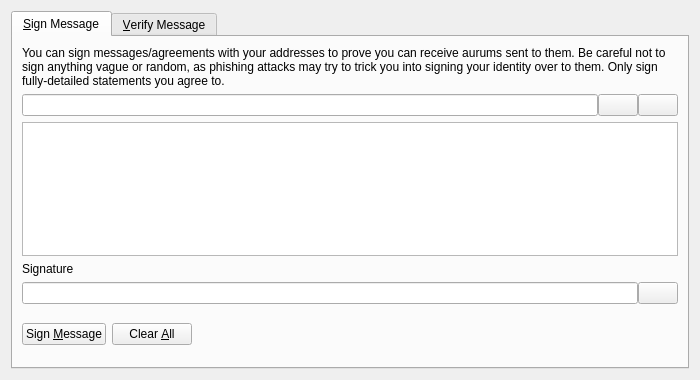
<?xml version="1.0" encoding="UTF-8"?>
<ui version="4.0">
 <class>SignVerifyMessageDialog</class>
 <widget class="QDialog" name="SignVerifyMessageDialog">
  <property name="geometry">
   <rect>
    <x>0</x>
    <y>0</y>
    <width>700</width>
    <height>380</height>
   </rect>
  </property>
  <property name="windowTitle">
   <string>Signatures - Sign / Verify a Message</string>
  </property>
  <property name="modal">
   <bool>true</bool>
  </property>
  <layout class="QVBoxLayout" name="verticalLayout">
   <item>
    <widget class="QTabWidget" name="tabWidget">
     <property name="currentIndex">
      <number>0</number>
     </property>
     <widget class="QWidget" name="tabSignMessage">
      <attribute name="title">
       <string>&amp;Sign Message</string>
      </attribute>
      <layout class="QVBoxLayout" name="verticalLayout_SM">
       <item>
        <widget class="QLabel" name="infoLabel_SM">
         <property name="text">
          <string>You can sign messages/agreements with your addresses to prove you can receive aurums sent to them. Be careful not to sign anything vague or random, as phishing attacks may try to trick you into signing your identity over to them. Only sign fully-detailed statements you agree to.</string>
         </property>
         <property name="textFormat">
          <enum>Qt::PlainText</enum>
         </property>
         <property name="wordWrap">
          <bool>true</bool>
         </property>
        </widget>
       </item>
       <item>
        <layout class="QHBoxLayout" name="horizontalLayout_1_SM">
         <property name="spacing">
          <number>0</number>
         </property>
         <item>
          <widget class="QValidatedLineEdit" name="addressIn_SM">
           <property name="toolTip">
            <string>The Aurum Crypto Gold address to sign the message with</string>
           </property>
          </widget>
         </item>
         <item>
          <widget class="QPushButton" name="addressBookButton_SM">
           <property name="toolTip">
            <string>Choose previously used address</string>
           </property>
           <property name="text">
            <string/>
           </property>
           <property name="icon">
            <iconset resource="../bitcoin.qrc">
             <normaloff>:/icons/address-book</normaloff>:/icons/address-book</iconset>
           </property>
           <property name="shortcut">
            <string>Alt+A</string>
           </property>
           <property name="autoDefault">
            <bool>false</bool>
           </property>
          </widget>
         </item>
         <item>
          <widget class="QPushButton" name="pasteButton_SM">
           <property name="toolTip">
            <string>Paste address from clipboard</string>
           </property>
           <property name="text">
            <string/>
           </property>
           <property name="icon">
            <iconset resource="../bitcoin.qrc">
             <normaloff>:/icons/editpaste</normaloff>:/icons/editpaste</iconset>
           </property>
           <property name="shortcut">
            <string>Alt+P</string>
           </property>
           <property name="autoDefault">
            <bool>false</bool>
           </property>
          </widget>
         </item>
        </layout>
       </item>
       <item>
        <widget class="QPlainTextEdit" name="messageIn_SM">
         <property name="toolTip">
          <string>Enter the message you want to sign here</string>
         </property>
        </widget>
       </item>
       <item>
        <widget class="QLabel" name="signatureLabel_SM">
         <property name="text">
          <string>Signature</string>
         </property>
         <property name="textFormat">
          <enum>Qt::PlainText</enum>
         </property>
        </widget>
       </item>
       <item>
        <layout class="QHBoxLayout" name="horizontalLayout_2_SM">
         <property name="spacing">
          <number>0</number>
         </property>
         <item>
          <widget class="QLineEdit" name="signatureOut_SM">
           <property name="font">
            <font>
             <italic>true</italic>
            </font>
           </property>
           <property name="readOnly">
            <bool>true</bool>
           </property>
          </widget>
         </item>
         <item>
          <widget class="QPushButton" name="copySignatureButton_SM">
           <property name="toolTip">
            <string>Copy the current signature to the system clipboard</string>
           </property>
           <property name="text">
            <string/>
           </property>
           <property name="icon">
            <iconset resource="../bitcoin.qrc">
             <normaloff>:/icons/editcopy</normaloff>:/icons/editcopy</iconset>
           </property>
           <property name="autoDefault">
            <bool>false</bool>
           </property>
          </widget>
         </item>
        </layout>
       </item>
       <item>
        <layout class="QHBoxLayout" name="horizontalLayout_3_SM">
         <item>
          <widget class="QPushButton" name="signMessageButton_SM">
           <property name="toolTip">
            <string>Sign the message to prove you own this Aurum Crypto Gold address</string>
           </property>
           <property name="text">
            <string>Sign &amp;Message</string>
           </property>
           <property name="icon">
            <iconset resource="../bitcoin.qrc">
             <normaloff>:/icons/edit</normaloff>:/icons/edit</iconset>
           </property>
           <property name="autoDefault">
            <bool>false</bool>
           </property>
          </widget>
         </item>
         <item>
          <widget class="QPushButton" name="clearButton_SM">
           <property name="toolTip">
            <string>Reset all sign message fields</string>
           </property>
           <property name="text">
            <string>Clear &amp;All</string>
           </property>
           <property name="icon">
            <iconset resource="../bitcoin.qrc">
             <normaloff>:/icons/remove</normaloff>:/icons/remove</iconset>
           </property>
           <property name="autoDefault">
            <bool>false</bool>
           </property>
          </widget>
         </item>
         <item>
          <spacer name="horizontalSpacer_1_SM">
           <property name="orientation">
            <enum>Qt::Horizontal</enum>
           </property>
           <property name="sizeHint" stdset="0">
            <size>
             <width>40</width>
             <height>48</height>
            </size>
           </property>
          </spacer>
         </item>
         <item>
          <widget class="QLabel" name="statusLabel_SM">
           <property name="font">
            <font>
             <weight>75</weight>
             <bold>true</bold>
            </font>
           </property>
           <property name="text">
            <string/>
           </property>
           <property name="wordWrap">
            <bool>true</bool>
           </property>
          </widget>
         </item>
         <item>
          <spacer name="horizontalSpacer_2_SM">
           <property name="orientation">
            <enum>Qt::Horizontal</enum>
           </property>
           <property name="sizeHint" stdset="0">
            <size>
             <width>40</width>
             <height>48</height>
            </size>
           </property>
          </spacer>
         </item>
        </layout>
       </item>
      </layout>
     </widget>
     <widget class="QWidget" name="tabVerifyMessage">
      <attribute name="title">
       <string>&amp;Verify Message</string>
      </attribute>
      <layout class="QVBoxLayout" name="verticalLayout_VM">
       <item>
        <widget class="QLabel" name="infoLabel_VM">
         <property name="text">
          <string>Enter the receiver's address, message (ensure you copy line breaks, spaces, tabs, etc. exactly) and signature below to verify the message. Be careful not to read more into the signature than what is in the signed message itself, to avoid being tricked by a man-in-the-middle attack. Note that this only proves the signing party receives with the address, it cannot prove sendership of any transaction!</string>
         </property>
         <property name="textFormat">
          <enum>Qt::PlainText</enum>
         </property>
         <property name="alignment">
          <set>Qt::AlignLeading|Qt::AlignLeft|Qt::AlignTop</set>
         </property>
         <property name="wordWrap">
          <bool>true</bool>
         </property>
        </widget>
       </item>
       <item>
        <layout class="QHBoxLayout" name="horizontalLayout_1_VM">
         <property name="spacing">
          <number>0</number>
         </property>
         <item>
          <widget class="QValidatedLineEdit" name="addressIn_VM">
           <property name="toolTip">
            <string>The Aurum Crypto Gold address the message was signed with</string>
           </property>
          </widget>
         </item>
         <item>
          <widget class="QPushButton" name="addressBookButton_VM">
           <property name="toolTip">
            <string>Choose previously used address</string>
           </property>
           <property name="text">
            <string/>
           </property>
           <property name="icon">
            <iconset resource="../bitcoin.qrc">
             <normaloff>:/icons/address-book</normaloff>:/icons/address-book</iconset>
           </property>
           <property name="shortcut">
            <string>Alt+A</string>
           </property>
           <property name="autoDefault">
            <bool>false</bool>
           </property>
          </widget>
         </item>
        </layout>
       </item>
       <item>
        <widget class="QPlainTextEdit" name="messageIn_VM"/>
       </item>
       <item>
        <widget class="QValidatedLineEdit" name="signatureIn_VM"/>
       </item>
       <item>
        <layout class="QHBoxLayout" name="horizontalLayout_2_VM">
         <item>
          <widget class="QPushButton" name="verifyMessageButton_VM">
           <property name="toolTip">
            <string>Verify the message to ensure it was signed with the specified Aurum Crypto Gold address</string>
           </property>
           <property name="text">
            <string>Verify &amp;Message</string>
           </property>
           <property name="icon">
            <iconset resource="../bitcoin.qrc">
             <normaloff>:/icons/transaction_0</normaloff>:/icons/transaction_0</iconset>
           </property>
           <property name="autoDefault">
            <bool>false</bool>
           </property>
          </widget>
         </item>
         <item>
          <widget class="QPushButton" name="clearButton_VM">
           <property name="toolTip">
            <string>Reset all verify message fields</string>
           </property>
           <property name="text">
            <string>Clear &amp;All</string>
           </property>
           <property name="icon">
            <iconset resource="../bitcoin.qrc">
             <normaloff>:/icons/remove</normaloff>:/icons/remove</iconset>
           </property>
           <property name="autoDefault">
            <bool>false</bool>
           </property>
          </widget>
         </item>
         <item>
          <spacer name="horizontalSpacer_1_VM">
           <property name="orientation">
            <enum>Qt::Horizontal</enum>
           </property>
           <property name="sizeHint" stdset="0">
            <size>
             <width>40</width>
             <height>48</height>
            </size>
           </property>
          </spacer>
         </item>
         <item>
          <widget class="QLabel" name="statusLabel_VM">
           <property name="font">
            <font>
             <weight>75</weight>
             <bold>true</bold>
            </font>
           </property>
           <property name="text">
            <string/>
           </property>
           <property name="wordWrap">
            <bool>true</bool>
           </property>
          </widget>
         </item>
         <item>
          <spacer name="horizontalSpacer_2_VM">
           <property name="orientation">
            <enum>Qt::Horizontal</enum>
           </property>
           <property name="sizeHint" stdset="0">
            <size>
             <width>40</width>
             <height>48</height>
            </size>
           </property>
          </spacer>
         </item>
        </layout>
       </item>
      </layout>
     </widget>
    </widget>
   </item>
  </layout>
 </widget>
 <customwidgets>
  <customwidget>
   <class>QValidatedLineEdit</class>
   <extends>QLineEdit</extends>
   <header>qt/qvalidatedlineedit.h</header>
  </customwidget>
 </customwidgets>
 <resources>
  <include location="../bitcoin.qrc"/>
 </resources>
 <connections/>
</ui>
